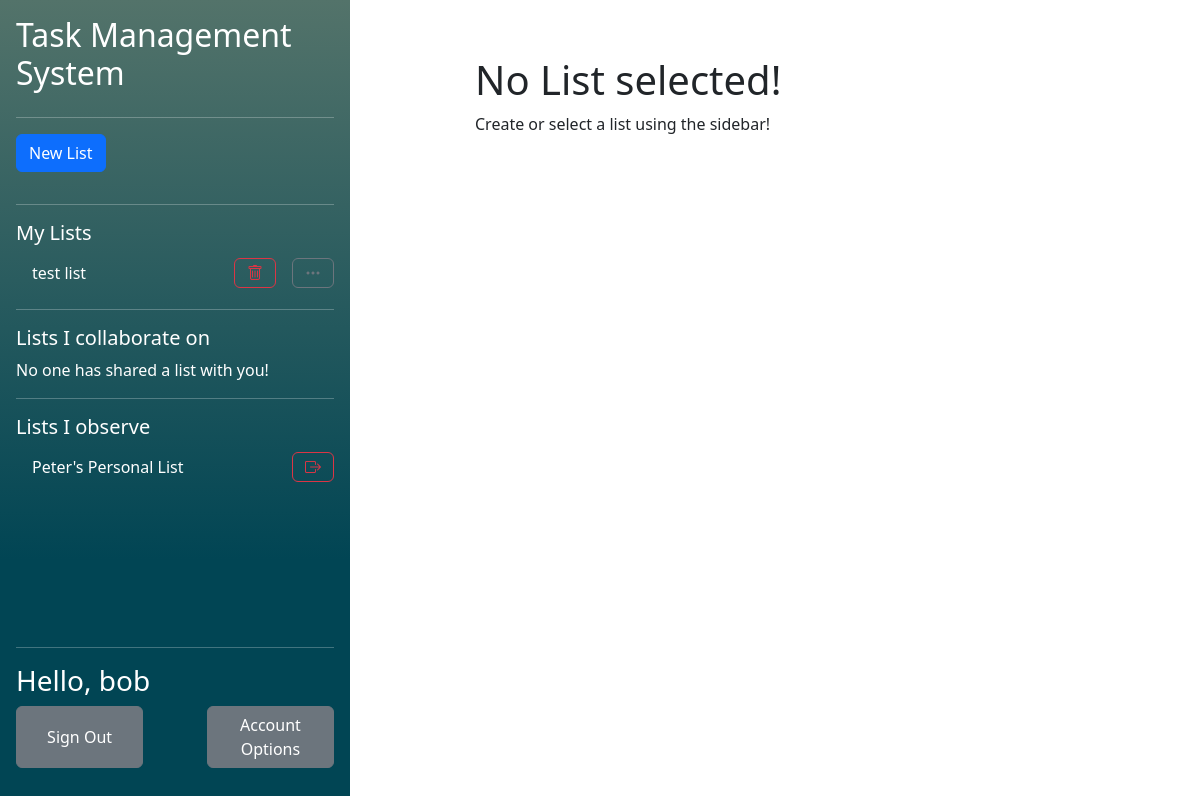
The app's page /php/index.php (signed in), older data.
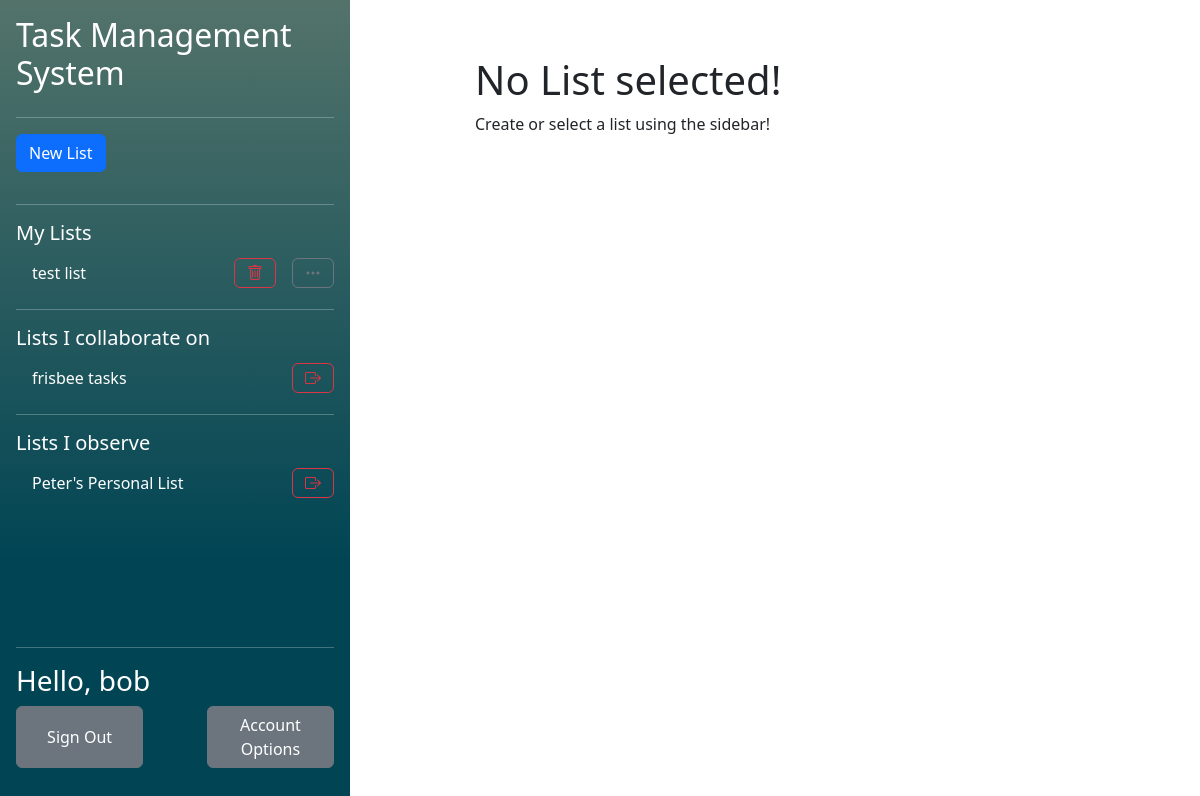
The same page, newer data.
### tables this page shows
CREATE TABLE "UserLists" (
	"user_id"	TEXT,
	"list_id"	TEXT,
	"collaborator"	INTEGER,
	"observer"	INTEGER,
	PRIMARY KEY("user_id","list_id"),
	FOREIGN KEY("user_id") REFERENCES "Users"("user_id") ON DELETE CASCADE ON UPDATE CASCADE,
	FOREIGN KEY("list_id") REFERENCES "Lists"("list_id") ON DELETE CASCADE ON UPDATE CASCADE
);

CREATE TABLE "Lists"
(
    list_id        INTEGER not null
        primary key autoincrement,
    list_name      TEXT    not null,
    list_completed REAL    not null
);

CREATE TABLE "Users" (
	"user_id"	INTEGER NOT NULL,
	"user_name"	TEXT NOT NULL UNIQUE,
	"email"	TEXT NOT NULL UNIQUE,
	"password_hash"	TEXT NOT NULL,
	"first_name"	TEXT NOT NULL,
	"last_name"	TEXT NOT NULL,
	PRIMARY KEY("user_id")
);

### php/functions/DatabaseFunctions.php (called while the page is built, shortened)
<?php
function getUIDFromCreds(){
    $db = new SQLite3("../db/database.db");
    $SQL = "SELECT user_id FROM Users WHERE password_hash = :creds";
    $stmt = $db->prepare($SQL);
    $stmt->bindValue(":creds", $_SESSION['credentials'], SQLITE3_TEXT);
    $result = $stmt->execute();
    while($row = $result->fetchArray()){
        $resultArray [] = $row;
    }
    return $resultArray[0]['user_id'];
}
function getOwnedListsForCurrentUser(){
    $uid = getUIDFromCreds();
    $db = new SQLite3("../db/database.db");
    $SQL = "SELECT list_id FROM  UserLists WHERE user_id = :uid AND collaborator = 0 AND observer = 0";
    $stmt = $db->prepare($SQL);
    $stmt->bindValue(":uid", $uid, SQLITE3_TEXT);
    $result = $stmt->execute();
    while($row = $result->fetchArray()){
        $resultArray [] = $row;
    }
    return $resultArray;
}
function getCollabListsForCurrentUser(){
    $uid = getUIDFromCreds();
    $db = new SQLite3("../db/database.db");
    $SQL = "SELECT list_id FROM  UserLists WHERE user_id = :uid AND collaborator = 1 AND observer = 0";
    $stmt = $db->prepare($SQL);
    $stmt->bindValue(":uid", $uid, SQLITE3_TEXT);
    $result = $stmt->execute();
    while($row = $result->fetchArray()){
        $resultArray [] = $row;
    }
    if (!isset($resultArray)){
        return null;
    }
    return $resultArray;
}
function getListNameFromID($listID){
    $db = new SQLite3("../db/database.db");
    $SQL = "SELECT list_name FROM Lists WHERE list_id = :lid";
    $stmt = $db->prepare($SQL);
    $stmt->bindValue(":lid", $listID, SQLITE3_TEXT);
    $result = $stmt->execute();
    while($row = $result->fetchArray()){
        $resultArray [] = $row;
    }
    if (!isset($resultArray)){
        return [[]];
    }
    return $resultArray;
}
function getFirstName(){
    $userid = getUIDFromCreds();
    $db = new SQLite3("../db/database.db");
    $SQL = "SELECT first_name FROM Users WHERE user_id = :userid";
    $stmt = $db->prepare($SQL);
    $stmt->bindValue(":userid", $userid, SQLITE3_TEXT);
    $result = $stmt->execute();
    while($row = $result->fetchArray()){
        $resultArray [] = $row;
    }
    return $resultArray[0]['first_name'];
}
function getObserverListsForCurrentUser(){
    $uid = getUIDFromCreds();
    $db = new SQLite3("../db/database.db");
    $SQL = "SELECT list_id FROM  UserLists WHERE user_id = :uid AND collaborator = 0 AND observer = 1";
    $stmt = $db->prepare($SQL);
    $stmt->bindValue(":uid", $uid, SQLITE3_TEXT);
    $result = $stmt->execute();
    while($row = $result->fetchArray()){
        $resultArray [] = $row;
    }
    return $resultArray;
}
?>

### php/components/ListList.php (the view, shortened to what the rows shown need)
<?php $ListIDInURL = isset($_GET['listid']) ? $_GET['listid'] : false;?>
<ul class="nav nav-pills flex-column mb-auto overflow-y-auto">
    <?php
    if (getOwnedListsForCurrentUser() != null):
        foreach (getOwnedListsForCurrentUser() as $listID):
            if($listID[0] == $ListIDInURL):?>
                <li class="hstack gap-3 nav-link active text-white">
                    <div class="">
                        <?php echo getListNameFromID($listID[0])[0][0]?>
                    </div>
                    <button class="btn btn-danger ms-auto" onclick="location.href='listAction.php?action=delete&listid=<?php echo $ListIDInURL?>'"><i class="bi bi-trash"></i></button>
                    <button class="btn btn-secondary"  onclick="location.href='modifyList.php?listid=<?php echo $ListIDInURL?>'"><i class="bi bi-three-dots"></i></button>
                </li>
            <?php else:?>
                <li class="hstack gap-3">
                    <div class="nav-link text-white">
                        <a class="navbarList" href="<?php echo "index.php?listid=$listID[0]"?>">
                            <?php echo getListNameFromID($listID[0])[0][0]?>
                        </a>
                    </div>
                    <button class="btn btn-outline-danger ms-auto" onclick="location.href='listAction.php?action=delete&listid=<?php echo $ListIDInURL?>'"><i class="bi bi-trash"></i></button>
                    <button class="btn btn-outline-secondary" onclick="location.href='modifyList.php?listid=<?php echo $ListIDInURL?>'"><i class="bi bi-three-dots"></i></button>
                </li>
            <?php endif;?>
    <?php endforeach;
    else:?>
        You have not created a list! Click the <b>"New List"</b> button to get started!
    <?php endif;?>
    <?php
    if (getCollabListsForCurrentUser() != null):
        foreach (getCollabListsForCurrentUser() as $listID):
            if($listID[0] == $ListIDInURL):?>
                <li class="hstack gap-3 nav-link active text-white">
                    <div class="">
                        <?php echo getListNameFromID($listID[0])[0][0]?>
                    </div>
                    <button class="btn btn-danger ms-auto" onclick="location.href='listAction.php?action=leave&listid=<?php echo $ListIDInURL?>'"><i class="bi bi-box-arrow-right"></i></button>
                </li>
            <?php else:?>
                <li class="hstack gap-3">
                    <div class="nav-link text-white">
                        <a class="navbarList" href="<?php echo "index.php?listid=$listID[0]"?>">
                            <?php echo getListNameFromID($listID[0])[0][0]?>
                        </a>
                    </div>
                    <button class="btn btn-outline-danger ms-auto" onclick="location.href='listAction.php?action=leave&listid=<?php echo $ListIDInURL?>'"><i class="bi bi-box-arrow-right"></i></button>
                </li>
            <?php endif;?>
        <?php endforeach;
     else:?>
     No one has shared a list with you!
    <?php endif;?>
    <?php if (getObserverListsForCurrentUser() != null):
        foreach (getObserverListsForCurrentUser() as $listID):
        if($listID[0] == $ListIDInURL):?>
            <li class="hstack gap-3 nav-link active text-white">
                <div class="">
                    <?php echo getListNameFromID($listID[0])[0][0]?>
                </div>
                <button class="btn btn-danger ms-auto" onclick="location.href='listAction.php?action=leave&listid=<?php echo $ListIDInURL?>'"><i class="bi bi-box-arrow-right"></i></button>
            </li>
        <?php else:?>
            <li class="hstack gap-3">
                <div class="nav-link text-white">
                    <a class="navbarList" href="<?php echo "index.php?listid=$listID[0]"?>">
                        <?php echo getListNameFromID($listID[0])[0][0]?>
                    </a>
                </div>
                <button class="btn btn-outline-danger ms-auto" onclick="location.href='listAction.php?action=leave&listid=<?php echo $ListIDInURL?>'"><i class="bi bi-box-arrow-right"></i></button>
            </li>
        <?php endif;?>
    <?php endforeach; else:?>
    No one as added you as a list observer!
    <?php endif;?>
</ul>

### php/index.php (shortened to what the rows shown need)
<?php
    require ('functions/DatabaseFunctions.php');
    $name = getFirstName();
?>
<?php require "../css/css.php"?>
<?php require "components/pagetop.php"?>
<main class="d-flex flex-nowrap h-100">
    <div class="d-flex flex-column flex-shrink-0 p-3 background align-items-stretch h-100" style="width: 350px">
        <h2>Task Management System</h2>
        <?php require 'components/ListList.php'?>
        <div class="mt-auto">
            <hr/>
            <h3>Hello, <?php echo $name?></h3>
            <form class="d-flex flex-row mb-3 justify-content-between" method="post" action="accountOptions.php">
                <button class="btn btn-secondary" style="width: 40%" type="submit" name="signOut" value="signOut">Sign Out</button>
                <button class="btn btn-secondary" style="width: 40%" type="submit">Account Options</button>
            </form>
        </div>
    </div>
    <div class="mx-auto w-50 m-5">
        <?php require 'components/TaskList.php'?>
    </div>
</main>

Row changes from the older to the newer data that the page shows:
added userlists: list.list_name "frisbee tasks", shown under "Lists I collaborate on"
Text that changed along with them:
text no longer shown: "No one has shared a list with you!"
